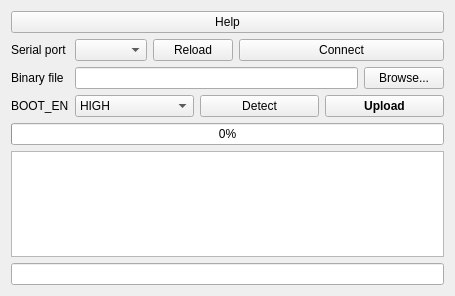
<?xml version="1.0" encoding="UTF-8"?>
<ui version="4.0">
 <class>MainWindow</class>
 <widget class="QMainWindow" name="MainWindow">
  <property name="geometry">
   <rect>
    <x>0</x>
    <y>0</y>
    <width>455</width>
    <height>296</height>
   </rect>
  </property>
  <property name="windowTitle">
   <string>efm32 loader</string>
  </property>
  <widget class="QWidget" name="centralWidget">
   <layout class="QVBoxLayout" name="verticalLayout">
    <item>
     <layout class="QHBoxLayout" name="horizontalLayout_4">
      <item>
       <widget class="QPushButton" name="buttonHelp">
        <property name="text">
         <string>Help</string>
        </property>
       </widget>
      </item>
     </layout>
    </item>
    <item>
     <layout class="QFormLayout" name="formLayout">
      <item row="0" column="0">
       <widget class="QLabel" name="label">
        <property name="text">
         <string>Serial port</string>
        </property>
       </widget>
      </item>
      <item row="0" column="1">
       <layout class="QHBoxLayout" name="horizontalLayout_2">
        <item>
         <widget class="QComboBox" name="comboPort"/>
        </item>
        <item>
         <widget class="QPushButton" name="buttonReload">
          <property name="text">
           <string>Reload</string>
          </property>
         </widget>
        </item>
        <item>
         <widget class="QPushButton" name="buttonConnect">
          <property name="sizePolicy">
           <sizepolicy hsizetype="Expanding" vsizetype="Fixed">
            <horstretch>0</horstretch>
            <verstretch>0</verstretch>
           </sizepolicy>
          </property>
          <property name="text">
           <string>Connect</string>
          </property>
         </widget>
        </item>
       </layout>
      </item>
      <item row="1" column="0">
       <widget class="QLabel" name="label_2">
        <property name="text">
         <string>Binary file</string>
        </property>
       </widget>
      </item>
      <item row="1" column="1">
       <layout class="QHBoxLayout" name="horizontalLayout">
        <item>
         <widget class="QLineEdit" name="lineFile">
          <property name="readOnly">
           <bool>true</bool>
          </property>
         </widget>
        </item>
        <item>
         <widget class="QPushButton" name="buttonBrowse">
          <property name="text">
           <string>Browse...</string>
          </property>
         </widget>
        </item>
       </layout>
      </item>
      <item row="2" column="0">
       <widget class="QLabel" name="label_3">
        <property name="text">
         <string>BOOT_EN</string>
        </property>
       </widget>
      </item>
      <item row="2" column="1">
       <layout class="QHBoxLayout" name="horizontalLayout_3">
        <item>
         <widget class="QComboBox" name="comboBootEnPol">
          <item>
           <property name="text">
            <string>HIGH</string>
           </property>
          </item>
          <item>
           <property name="text">
            <string>LOW</string>
           </property>
          </item>
         </widget>
        </item>
        <item>
         <widget class="QPushButton" name="buttonDetect">
          <property name="text">
           <string>Detect</string>
          </property>
         </widget>
        </item>
        <item>
         <widget class="QPushButton" name="buttonUpload">
          <property name="font">
           <font>
            <weight>75</weight>
            <bold>true</bold>
           </font>
          </property>
          <property name="text">
           <string>Upload</string>
          </property>
         </widget>
        </item>
       </layout>
      </item>
     </layout>
    </item>
    <item>
     <widget class="QProgressBar" name="progressBar">
      <property name="value">
       <number>0</number>
      </property>
     </widget>
    </item>
    <item>
     <widget class="QPlainTextEdit" name="textLog"/>
    </item>
    <item>
     <widget class="QLineEdit" name="lineASCII"/>
    </item>
   </layout>
   <zorder>textLog</zorder>
   <zorder>lineASCII</zorder>
   <zorder></zorder>
   <zorder>progressBar</zorder>
  </widget>
 </widget>
 <layoutdefault spacing="6" margin="11"/>
 <resources/>
 <connections/>
</ui>
